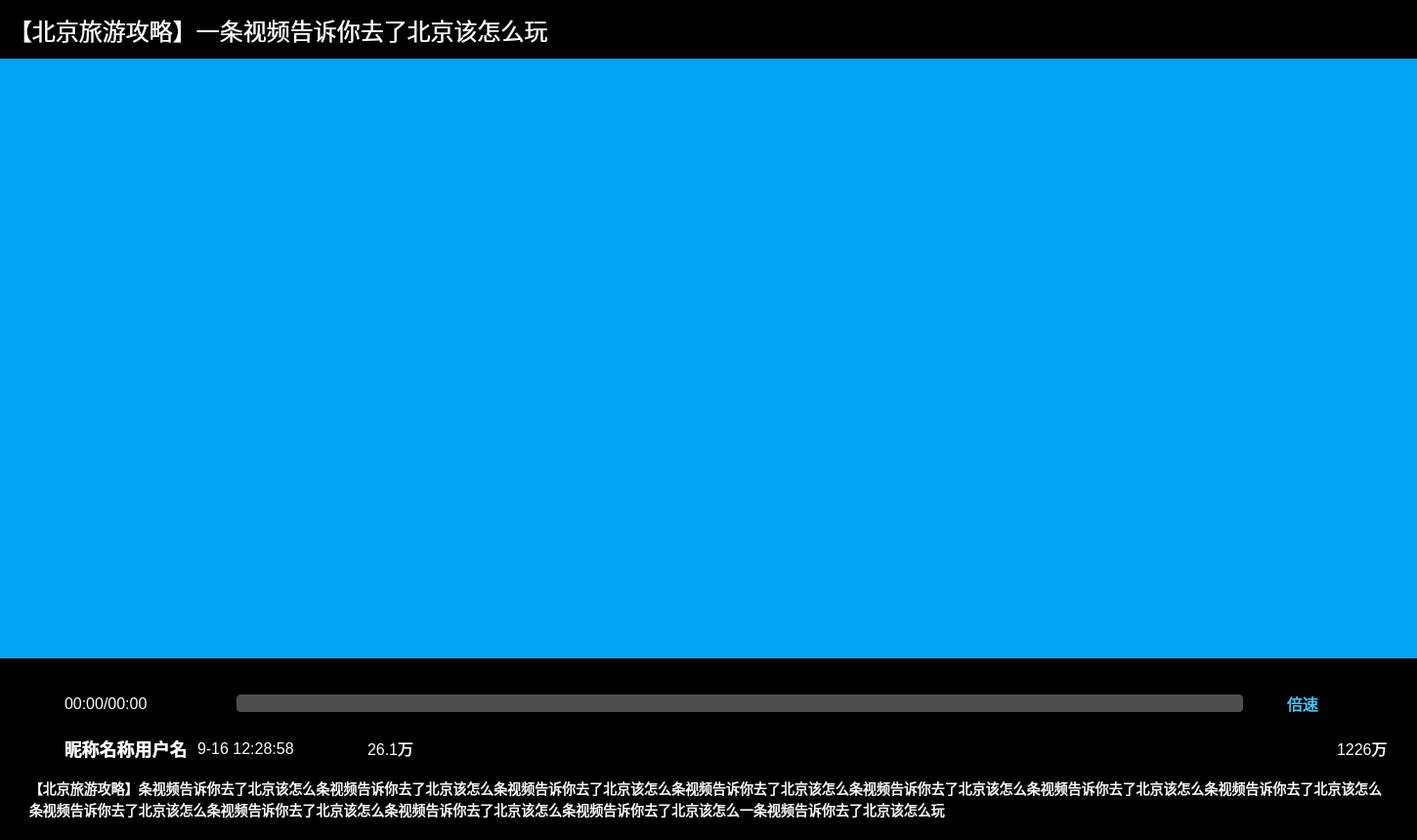
<?xml version="1.0" encoding="UTF-8"?>
<ui version="4.0">
 <class>PlayerPage</class>
 <widget class="QWidget" name="PlayerPage">
  <property name="geometry">
   <rect>
    <x>0</x>
    <y>0</y>
    <width>1450</width>
    <height>860</height>
   </rect>
  </property>
  <property name="windowTitle">
   <string>Form</string>
  </property>
  <property name="styleSheet">
   <string notr="true">*{ 
	color : #FFFFFF; 
	font-size : 16px; 
	font-family : 微软雅⿊; 
	background-color:rgba(0,0,0,0); 
} 
QPushButton{ border : none; }</string>
  </property>
  <layout class="QVBoxLayout" name="verticalLayout">
   <property name="spacing">
    <number>0</number>
   </property>
   <property name="leftMargin">
    <number>0</number>
   </property>
   <property name="topMargin">
    <number>0</number>
   </property>
   <property name="rightMargin">
    <number>0</number>
   </property>
   <property name="bottomMargin">
    <number>0</number>
   </property>
   <item>
    <widget class="QWidget" name="playHead" native="true">
     <property name="minimumSize">
      <size>
       <width>0</width>
       <height>60</height>
      </size>
     </property>
     <property name="maximumSize">
      <size>
       <width>16777215</width>
       <height>60</height>
      </size>
     </property>
     <property name="styleSheet">
      <string notr="true">#playHead{ background-color : #000000; }</string>
     </property>
     <layout class="QHBoxLayout" name="horizontalLayout">
      <property name="spacing">
       <number>0</number>
      </property>
      <property name="topMargin">
       <number>0</number>
      </property>
      <property name="rightMargin">
       <number>0</number>
      </property>
      <property name="bottomMargin">
       <number>0</number>
      </property>
      <item>
       <widget class="QLabel" name="videoTittle">
        <property name="styleSheet">
         <string notr="true">#videoTittle{ font-size : 24px; }</string>
        </property>
        <property name="text">
         <string>【北京旅游攻略】一条视频告诉你去了北京该怎么玩</string>
        </property>
       </widget>
      </item>
      <item>
       <widget class="QWidget" name="sysBtnBox" native="true">
        <property name="minimumSize">
         <size>
          <width>112</width>
          <height>0</height>
         </size>
        </property>
        <property name="maximumSize">
         <size>
          <width>112</width>
          <height>16777215</height>
         </size>
        </property>
        <property name="styleSheet">
         <string notr="true"/>
        </property>
        <layout class="QHBoxLayout" name="horizontalLayout_2">
         <property name="spacing">
          <number>36</number>
         </property>
         <property name="leftMargin">
          <number>0</number>
         </property>
         <property name="topMargin">
          <number>0</number>
         </property>
         <property name="rightMargin">
          <number>31</number>
         </property>
         <property name="bottomMargin">
          <number>0</number>
         </property>
         <item>
          <widget class="QPushButton" name="minBtn">
           <property name="minimumSize">
            <size>
             <width>20</width>
             <height>20</height>
            </size>
           </property>
           <property name="maximumSize">
            <size>
             <width>20</width>
             <height>20</height>
            </size>
           </property>
           <property name="styleSheet">
            <string notr="true">#minBtn{ border-image : url(&quot;:images/PlayPage/suoxiao.png&quot;); }</string>
           </property>
           <property name="text">
            <string/>
           </property>
          </widget>
         </item>
         <item>
          <widget class="QPushButton" name="quitBtn">
           <property name="minimumSize">
            <size>
             <width>20</width>
             <height>20</height>
            </size>
           </property>
           <property name="maximumSize">
            <size>
             <width>20</width>
             <height>20</height>
            </size>
           </property>
           <property name="styleSheet">
            <string notr="true">#quitBtn{ border-image : url(&quot;:/images/PlayPage/quxiao.png&quot;); }</string>
           </property>
           <property name="text">
            <string/>
           </property>
          </widget>
         </item>
        </layout>
       </widget>
      </item>
     </layout>
    </widget>
   </item>
   <item>
    <widget class="QWidget" name="screen" native="true">
     <property name="styleSheet">
      <string notr="true">background-color: rgb(2,164,245);</string>
     </property>
    </widget>
   </item>
   <item>
    <widget class="QWidget" name="playControlBox" native="true">
     <property name="minimumSize">
      <size>
       <width>0</width>
       <height>186</height>
      </size>
     </property>
     <property name="maximumSize">
      <size>
       <width>16777215</width>
       <height>186</height>
      </size>
     </property>
     <property name="styleSheet">
      <string notr="true">#playControlBox{ background-color : #000000; }</string>
     </property>
     <layout class="QVBoxLayout" name="verticalLayout_2">
      <property name="spacing">
       <number>0</number>
      </property>
      <property name="leftMargin">
       <number>0</number>
      </property>
      <property name="topMargin">
       <number>0</number>
      </property>
      <property name="rightMargin">
       <number>0</number>
      </property>
      <property name="bottomMargin">
       <number>0</number>
      </property>
      <item>
       <widget class="PlaySlider" name="videoSlider" native="true">
        <property name="minimumSize">
         <size>
          <width>0</width>
          <height>30</height>
         </size>
        </property>
        <property name="maximumSize">
         <size>
          <width>16777215</width>
          <height>30</height>
         </size>
        </property>
        <property name="styleSheet">
         <string notr="true"/>
        </property>
       </widget>
      </item>
      <item>
       <widget class="QWidget" name="playControl" native="true">
        <property name="minimumSize">
         <size>
          <width>0</width>
          <height>32</height>
         </size>
        </property>
        <property name="maximumSize">
         <size>
          <width>16777215</width>
          <height>32</height>
         </size>
        </property>
        <property name="styleSheet">
         <string notr="true"/>
        </property>
        <layout class="QHBoxLayout" name="horizontalLayout_3">
         <property name="spacing">
          <number>0</number>
         </property>
         <property name="leftMargin">
          <number>30</number>
         </property>
         <property name="topMargin">
          <number>0</number>
         </property>
         <property name="rightMargin">
          <number>30</number>
         </property>
         <property name="bottomMargin">
          <number>0</number>
         </property>
         <item>
          <widget class="QWidget" name="playTimeBox" native="true">
           <property name="minimumSize">
            <size>
             <width>126</width>
             <height>0</height>
            </size>
           </property>
           <property name="maximumSize">
            <size>
             <width>126</width>
             <height>16777215</height>
            </size>
           </property>
           <layout class="QHBoxLayout" name="horizontalLayout_4">
            <property name="spacing">
             <number>10</number>
            </property>
            <property name="leftMargin">
             <number>0</number>
            </property>
            <property name="topMargin">
             <number>0</number>
            </property>
            <property name="rightMargin">
             <number>0</number>
            </property>
            <property name="bottomMargin">
             <number>0</number>
            </property>
            <item>
             <widget class="QPushButton" name="playBtn">
              <property name="minimumSize">
               <size>
                <width>26</width>
                <height>26</height>
               </size>
              </property>
              <property name="maximumSize">
               <size>
                <width>26</width>
                <height>26</height>
               </size>
              </property>
              <property name="styleSheet">
               <string notr="true">#playBtn{ border-image : url(&quot;:/images/PlayPage/zanting.png&quot;); }</string>
              </property>
              <property name="text">
               <string/>
              </property>
             </widget>
            </item>
            <item>
             <widget class="QLabel" name="videoDuration">
              <property name="text">
               <string>00:00/00:00</string>
              </property>
             </widget>
            </item>
           </layout>
          </widget>
         </item>
         <item>
          <widget class="QWidget" name="bulletScreenBox" native="true">
           <property name="minimumSize">
            <size>
             <width>1116</width>
             <height>0</height>
            </size>
           </property>
           <property name="maximumSize">
            <size>
             <width>1116</width>
             <height>16777215</height>
            </size>
           </property>
           <layout class="QHBoxLayout" name="horizontalLayout_5">
            <property name="spacing">
             <number>30</number>
            </property>
            <property name="leftMargin">
             <number>30</number>
            </property>
            <property name="topMargin">
             <number>0</number>
            </property>
            <property name="rightMargin">
             <number>0</number>
            </property>
            <property name="bottomMargin">
             <number>0</number>
            </property>
            <item>
             <widget class="QPushButton" name="bulletScreenBtn">
              <property name="minimumSize">
               <size>
                <width>26</width>
                <height>26</height>
               </size>
              </property>
              <property name="maximumSize">
               <size>
                <width>26</width>
                <height>26</height>
               </size>
              </property>
              <property name="styleSheet">
               <string notr="true">#bulletScreenBtn{ border-image : url(&quot;:/images/PlayPage/danmu.png&quot;); }</string>
              </property>
              <property name="text">
               <string/>
              </property>
             </widget>
            </item>
            <item>
             <widget class="BarrageEdit" name="bulletScreenText">
              <property name="styleSheet">
               <string notr="true">#bulletScreenText{ 
	font-family : 微软雅⿊; 
	font-size : 14px; 
	background-color : #4D4D4D; 
	color : #DEDEDE; 
	border : none; 
	border-radius : 4px;
}</string>
              </property>
             </widget>
            </item>
           </layout>
          </widget>
         </item>
         <item>
          <widget class="QWidget" name="speedBox" native="true">
           <layout class="QHBoxLayout" name="horizontalLayout_6">
            <property name="spacing">
             <number>0</number>
            </property>
            <property name="leftMargin">
             <number>0</number>
            </property>
            <property name="topMargin">
             <number>0</number>
            </property>
            <property name="rightMargin">
             <number>0</number>
            </property>
            <property name="bottomMargin">
             <number>0</number>
            </property>
            <item>
             <widget class="QPushButton" name="speedBtn">
              <property name="minimumSize">
               <size>
                <width>32</width>
                <height>21</height>
               </size>
              </property>
              <property name="maximumSize">
               <size>
                <width>32</width>
                <height>21</height>
               </size>
              </property>
              <property name="styleSheet">
               <string notr="true">#speedBtn{ font-size : 16px; color : #3ECEFE; }</string>
              </property>
              <property name="text">
               <string>倍速</string>
              </property>
             </widget>
            </item>
           </layout>
          </widget>
         </item>
         <item>
          <widget class="QWidget" name="volumeBox" native="true">
           <property name="minimumSize">
            <size>
             <width>26</width>
             <height>26</height>
            </size>
           </property>
           <property name="maximumSize">
            <size>
             <width>26</width>
             <height>26</height>
            </size>
           </property>
           <layout class="QHBoxLayout" name="horizontalLayout_7">
            <property name="spacing">
             <number>0</number>
            </property>
            <property name="leftMargin">
             <number>0</number>
            </property>
            <property name="topMargin">
             <number>0</number>
            </property>
            <property name="rightMargin">
             <number>0</number>
            </property>
            <property name="bottomMargin">
             <number>0</number>
            </property>
            <item>
             <widget class="QPushButton" name="volumeBtn">
              <property name="minimumSize">
               <size>
                <width>26</width>
                <height>26</height>
               </size>
              </property>
              <property name="maximumSize">
               <size>
                <width>26</width>
                <height>26</height>
               </size>
              </property>
              <property name="styleSheet">
               <string notr="true">#volumeBtn{ border-image : url(&quot;:/images/PlayPage/shnegyin.png&quot;); }</string>
              </property>
              <property name="text">
               <string/>
              </property>
             </widget>
            </item>
           </layout>
          </widget>
         </item>
        </layout>
       </widget>
      </item>
      <item>
       <widget class="QWidget" name="videoInfoBox" native="true">
        <property name="minimumSize">
         <size>
          <width>0</width>
          <height>60</height>
         </size>
        </property>
        <property name="maximumSize">
         <size>
          <width>16777215</width>
          <height>60</height>
         </size>
        </property>
        <property name="styleSheet">
         <string notr="true"/>
        </property>
        <layout class="QHBoxLayout" name="horizontalLayout_8">
         <property name="spacing">
          <number>0</number>
         </property>
         <property name="leftMargin">
          <number>0</number>
         </property>
         <property name="topMargin">
          <number>0</number>
         </property>
         <property name="rightMargin">
          <number>0</number>
         </property>
         <property name="bottomMargin">
          <number>0</number>
         </property>
         <item>
          <widget class="QWidget" name="videoInfo" native="true">
           <property name="minimumSize">
            <size>
             <width>310</width>
             <height>0</height>
            </size>
           </property>
           <property name="maximumSize">
            <size>
             <width>310</width>
             <height>16777215</height>
            </size>
           </property>
           <layout class="QHBoxLayout" name="horizontalLayout_9">
            <property name="spacing">
             <number>10</number>
            </property>
            <property name="leftMargin">
             <number>30</number>
            </property>
            <property name="topMargin">
             <number>0</number>
            </property>
            <property name="rightMargin">
             <number>0</number>
            </property>
            <property name="bottomMargin">
             <number>0</number>
            </property>
            <item>
             <widget class="QPushButton" name="userAvatar">
              <property name="minimumSize">
               <size>
                <width>26</width>
                <height>26</height>
               </size>
              </property>
              <property name="maximumSize">
               <size>
                <width>26</width>
                <height>26</height>
               </size>
              </property>
              <property name="styleSheet">
               <string notr="true">#userAvatar{ border-image : url(&quot;:/images/PlayPage/touxiang.png&quot;); }</string>
              </property>
              <property name="text">
               <string/>
              </property>
             </widget>
            </item>
            <item>
             <widget class="QLabel" name="userNikeName">
              <property name="minimumSize">
               <size>
                <width>126</width>
                <height>0</height>
               </size>
              </property>
              <property name="maximumSize">
               <size>
                <width>126</width>
                <height>16777215</height>
               </size>
              </property>
              <property name="styleSheet">
               <string notr="true">#userNikeName{ font-size : 18px; font-weight : bold; }</string>
              </property>
              <property name="text">
               <string>昵称名称用户名</string>
              </property>
             </widget>
            </item>
            <item>
             <widget class="QLabel" name="loadupTime">
              <property name="text">
               <string>9-16 12:28:58</string>
              </property>
             </widget>
            </item>
           </layout>
          </widget>
         </item>
         <item>
          <widget class="QWidget" name="playNumBox" native="true">
           <property name="minimumSize">
            <size>
             <width>114</width>
             <height>0</height>
            </size>
           </property>
           <property name="maximumSize">
            <size>
             <width>114</width>
             <height>16777215</height>
            </size>
           </property>
           <layout class="QHBoxLayout" name="horizontalLayout_10">
            <property name="spacing">
             <number>7</number>
            </property>
            <property name="leftMargin">
             <number>35</number>
            </property>
            <property name="topMargin">
             <number>0</number>
            </property>
            <property name="rightMargin">
             <number>0</number>
            </property>
            <property name="bottomMargin">
             <number>0</number>
            </property>
            <item>
             <widget class="QLabel" name="playNumImage">
              <property name="minimumSize">
               <size>
                <width>24</width>
                <height>24</height>
               </size>
              </property>
              <property name="maximumSize">
               <size>
                <width>24</width>
                <height>24</height>
               </size>
              </property>
              <property name="styleSheet">
               <string notr="true">#playNumImage{ border-image : url(&quot;:/images/PlayPage/bofangliang.png&quot;); }</string>
              </property>
              <property name="text">
               <string/>
              </property>
             </widget>
            </item>
            <item>
             <widget class="QLabel" name="playNum">
              <property name="text">
               <string>26.1万</string>
              </property>
             </widget>
            </item>
           </layout>
          </widget>
         </item>
         <item>
          <widget class="QWidget" name="likeNumBox" native="true">
           <layout class="QHBoxLayout" name="horizontalLayout_11">
            <property name="spacing">
             <number>7</number>
            </property>
            <property name="leftMargin">
             <number>11</number>
            </property>
            <property name="topMargin">
             <number>11</number>
            </property>
            <property name="rightMargin">
             <number>30</number>
            </property>
            <property name="bottomMargin">
             <number>11</number>
            </property>
            <item>
             <spacer name="horizontalSpacer">
              <property name="orientation">
               <enum>Qt::Orientation::Horizontal</enum>
              </property>
              <property name="sizeHint" stdset="0">
               <size>
                <width>892</width>
                <height>20</height>
               </size>
              </property>
             </spacer>
            </item>
            <item>
             <widget class="QPushButton" name="likeImageBtn">
              <property name="minimumSize">
               <size>
                <width>24</width>
                <height>24</height>
               </size>
              </property>
              <property name="maximumSize">
               <size>
                <width>24</width>
                <height>24</height>
               </size>
              </property>
              <property name="styleSheet">
               <string notr="true">#likeImageBtn{ border-image : url(&quot;:/images/PlayPage/dianzan.png&quot;); }</string>
              </property>
              <property name="text">
               <string/>
              </property>
             </widget>
            </item>
            <item>
             <widget class="QLabel" name="likeNum">
              <property name="text">
               <string>1226万</string>
              </property>
             </widget>
            </item>
           </layout>
          </widget>
         </item>
        </layout>
       </widget>
      </item>
      <item>
       <widget class="QWidget" name="videoIntroduceBox" native="true">
        <property name="styleSheet">
         <string notr="true"/>
        </property>
        <layout class="QHBoxLayout" name="horizontalLayout_12">
         <property name="spacing">
          <number>0</number>
         </property>
         <property name="leftMargin">
          <number>30</number>
         </property>
         <property name="topMargin">
          <number>0</number>
         </property>
         <property name="rightMargin">
          <number>34</number>
         </property>
         <property name="bottomMargin">
          <number>20</number>
         </property>
         <item>
          <widget class="QLabel" name="videoDesc">
           <property name="styleSheet">
            <string notr="true">#videoDesc{ font-size : 14px; }</string>
           </property>
           <property name="text">
            <string>【北京旅游攻略】条视频告诉你去了北京该怎么条视频告诉你去了北京该怎么条视频告诉你去了北京该怎么条视频告诉你去了北京该怎么条视频告诉你去了北京该怎么条视频告诉你去了北京该怎么条视频告诉你去了北京该怎么条视频告诉你去了北京该怎么条视频告诉你去了北京该怎么条视频告诉你去了北京该怎么条视频告诉你去了北京该怎么一条视频告诉你去了北京该怎么玩</string>
           </property>
           <property name="wordWrap">
            <bool>true</bool>
           </property>
          </widget>
         </item>
        </layout>
       </widget>
      </item>
     </layout>
    </widget>
   </item>
  </layout>
 </widget>
 <customwidgets>
  <customwidget>
   <class>PlaySlider</class>
   <extends>QWidget</extends>
   <header location="global">playslider.h</header>
   <container>1</container>
  </customwidget>
  <customwidget>
   <class>BarrageEdit</class>
   <extends>QLineEdit</extends>
   <header location="global">barrageedit.h</header>
  </customwidget>
 </customwidgets>
 <resources/>
 <connections/>
</ui>
